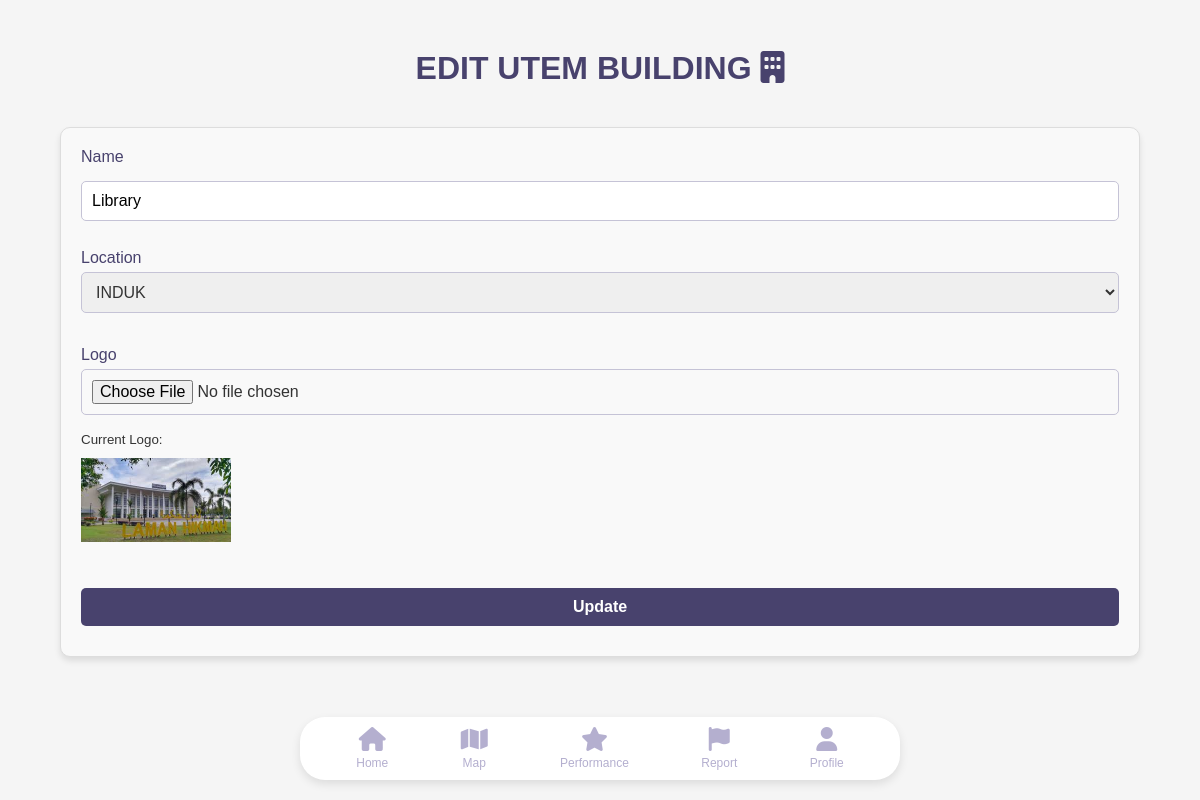
The app's page /Admin/edit_building.php?BUILDING_ID=1 with its own data.
### tables this page shows
CREATE TABLE `building` (
  `BUILDING_ID` int(3) NOT NULL,
  `BUILDING_NAME` varchar(100) NOT NULL,
  `BUILDING_LOCATION` varchar(10) NOT NULL,
  `BUILDING_LOGO` varchar(50) NOT NULL
);

### Admin/edit_building.php (the view, shortened to what this page needs)
<?php
include('../connect.php');
if ($_SERVER["REQUEST_METHOD"] == "GET" && isset($_GET['BUILDING_ID'])) {
    $building_id = intval($_GET['BUILDING_ID']);
    $stmt = $conn->prepare("SELECT * FROM building WHERE BUILDING_ID = ?");
    $stmt->bind_param("i", $building_id);
    $stmt->execute();
    $result = $stmt->get_result();
    if ($result->num_rows == 1) {
        $building = $result->fetch_assoc();
    } else {
        echo "<script>alert('Building not found!'); window.location.href='view_building.php';</script>";
        exit;
    }
} else {
    header("Location: view_building.php");
    exit;
}
?>
<!DOCTYPE html>
<html>
<head>
    <link rel="stylesheet" href="styles.css">
</head>
<body id="body">
    <?php include('includes/navigation.php'); ?>
    <h1 id="title">EDIT UTEM BUILDING <i class="fa-solid fa-building"></i></h1>
    <section>
        <form class="ride-form" method="post" action="update_building.php" enctype="multipart/form-data">
            <label for="name">Name</label>
            <input type="text" name="name" value="<?php echo htmlspecialchars($building['BUILDING_NAME']); ?>" required><br><br>
            <label for="location">Location</label>
            <select name="location">
                <option value="INDUK" <?php echo ($building['BUILDING_LOCATION'] == "INDUK" ? "selected" : ""); ?>>INDUK</option>
            </select><br><br>
            <label for="building">Logo</label>
            <input type="file" name="building"><br>
            <small>Current Logo:</small>
            <img src="../Images/Building/<?php echo htmlspecialchars($building['BUILDING_LOGO']); ?>" alt="Building Logo" style="max-width: 150px; display: block; margin-top: 10px;"><br><br>
            <input type="submit" value="Update">
        </form>
    </section><br><br><br>
</body>
</html>

### Admin/styles.css (style rules this page uses)
body, h1, h2, h3, p, a, input, form, section, div, table, th, td { margin: 0; padding: 0; box-sizing: border-box; }
body { font-family: Arial, sans-serif; background-color: #FFF; color: #333; display: flex; flex-direction: column; min-height: 100vh; margin: 0; }
h1 { margin-top:50px }
#title { font-size: 2rem; color: #48426D; margin-bottom: 20px; text-align: center; }
form { background-color: #E8E6F0; border: 1px solid #C5C3D6; border-radius: 10px; padding: 20px; box-shadow: 0 4px 6px rgba(0, 0, 0, 0.1); }
form input[type="text"], form input[type="tel"], form input[type="email"], form input[type="number"], form input[type="date"], form input[type="time"], form input[type="password"], form input[type="submit"] { width: 100%; padding: 10px; margin: 10px 0; border: 1px solid #C5C3D6; border-radius: 5px; font-size: 1rem; }
form input[type="submit"] { background-color: #48426D; color: #FFF; font-weight: bold; border: none; cursor: pointer; transition: background-color 0.3s; }
.ride-form { width: 90%; margin: 20px auto; background-color: #F9F9F9; border: 1px solid #DDD; border-radius: 10px; padding: 20px; box-shadow: 0 4px 6px rgba(0, 0, 0, 0.1); }
.ride-form label { font-size: 1rem; color: #48426D; margin-bottom: 5px; display: block; }
.ride-form select, .ride-form input[type="file"] { width: 100%; padding: 10px; margin-bottom: 15px; border: 1px solid #C5C3D6; border-radius: 5px; font-size: 1rem; color: #333; }
.ride-form input[type="submit"] { background-color: #48426D; color: #FFF; font-weight: bold; border: none; border-radius: 5px; padding: 10px 20px; cursor: pointer; transition: background-color 0.3s ease; }

### Admin/includes/navigation.php (style rules this page uses)
body { margin: 0; font-family: Arial, sans-serif; background-color: #f5f5f5; }

### records on screen
building: name "Library", location "INDUK", BUILDING_LOGO (picture)
